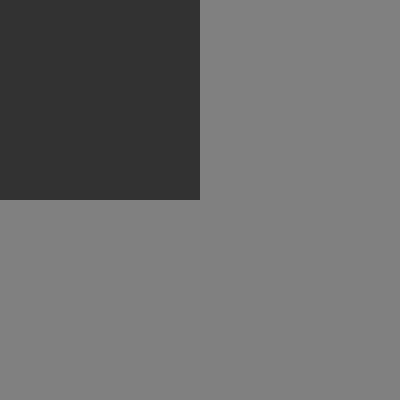
Frame 1 (no input)
Frame 60 (the mouse pressed at the canvas centre just before this capture): identical to frame 1, image omitted
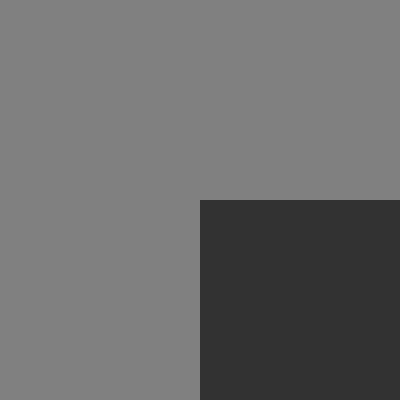
Frame 120 (the mouse held since frame 60 and released just before this capture)

The Processing sketch that drew these frames (run headless with seeded random() and noise(); from frame 60 on, the mouse is pressed at the canvas centre):

// Processing sketch: Exercicio_1
// ── Exercicio_1.pde
void setup(){
  size(400, 400);
  noStroke();
}

void draw(){
  background(128);
  if(mouseX<200 && mouseY<200){
    fill(50);
    rect(0,0,200,200);
  }
  else if(mouseX>200 && mouseY<200){
    fill(50);
    rect(200,0,200,200);
  }else if(mouseX<200 && mouseY>200){
    fill(50);
    rect(0,200,200,200);
  }else{
    fill(50);
    rect(200,200,200,200);
  }
}
